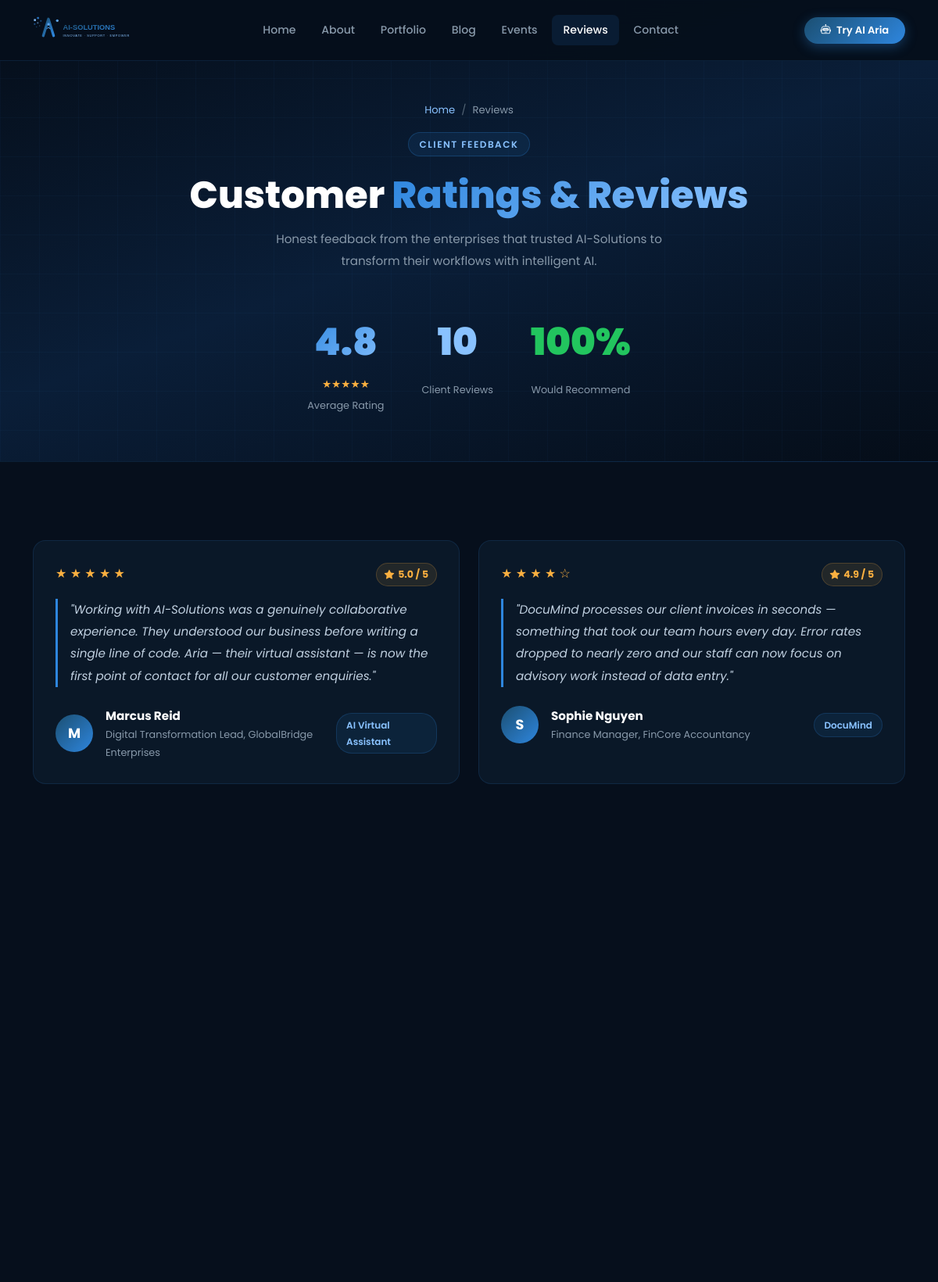
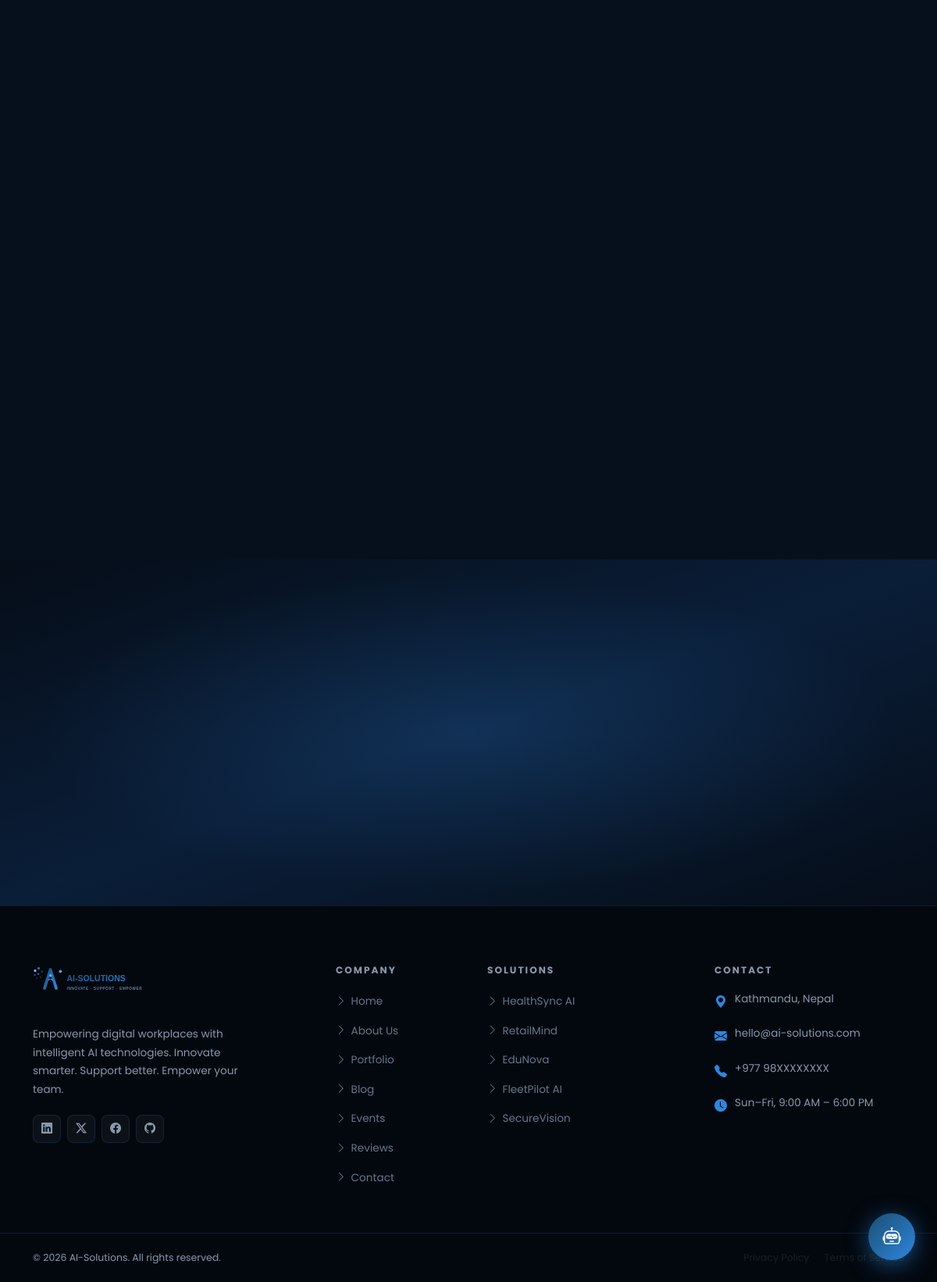
The page /feedback/ on the database its author committed (2 pictures, top to bottom).
### core/models.py (models this page shows, shortened)
class Testimonial(models.Model):
    name = models.CharField(max_length=100)
    role = models.CharField(max_length=100, blank=True)
    company = models.CharField(max_length=100)
    content = models.TextField()
    rating = models.DecimalField(max_digits=2, decimal_places=1, default=5.0)
    project_name = models.CharField(max_length=100, blank=True)
    photo = models.ImageField(upload_to='testimonials/', blank=True, null=True)
    is_active = models.BooleanField(default=True)
    created_at = models.DateTimeField(auto_now_add=True)
    class Meta:
        ordering = ['-rating', '-created_at']
        verbose_name = 'Testimonial'
        verbose_name_plural = 'Testimonials'

class SiteSettings(models.Model):
    site_name = models.CharField(max_length=100, default='AI-Solutions')
    tagline = models.CharField(max_length=200, default='Innovate | Support | Empower')
    logo = models.ImageField(upload_to='settings/', blank=True, null=True)
    email = models.EmailField(default='hello@ai-solutions.com')
    phone = models.CharField(max_length=20, blank=True, default='+977 98XXXXXXXX')
    address = models.TextField(blank=True, default='Kathmandu, Nepal')
    time_zone = models.CharField(max_length=50, default='Asia/Kathmandu')
    facebook_url = models.URLField(blank=True)
    twitter_url = models.URLField(blank=True)
    linkedin_url = models.URLField(blank=True)
    github_url = models.URLField(blank=True)
    updated_at = models.DateTimeField(auto_now=True)
    class Meta:
        verbose_name = 'Site Settings'
        verbose_name_plural = 'Site Settings'
    @classmethod
    def get_settings(cls):
        obj, _ = cls.objects.get_or_create(pk=1)
        return obj

### core/views.py (the view)
# urls.py: path('feedback/', views.feedback, name='feedback'),
def feedback(request):
    testimonials = Testimonial.objects.filter(is_active=True)
    return render(request, 'core/feedback.html', {'testimonials': testimonials})

### core/context_processors.py (called while the page is built)
def site_settings(request):
    return {'settings': SiteSettings.get_settings()}

def unread_messages(request):
    if request.user.is_authenticated and request.user.is_staff:
        count = ContactMessage.objects.filter(is_read=False).count()
        return {'unread_messages_count': count}
    return {'unread_messages_count': 0}

### templates/core/feedback.html (shortened to what this page needs)
{% extends 'base.html' %}
{% block content %}
<div class="page-hero">
  <div class="container position-relative">
    <nav aria-label="breadcrumb" class="mb-3">
      <ol class="breadcrumb justify-content-center" style="font-size:.82rem;">
        <li class="breadcrumb-item"><a href="{% url 'home' %}">Home</a></li>
        <li class="breadcrumb-item active">Reviews</li>
      </ol>
    </nav>
    <div class="section-badge">Client Feedback</div>
    <h1 class="section-title mt-2" style="font-size:clamp(2rem,4vw,3rem);">Customer <span class="gradient-text">Ratings &amp; Reviews</span></h1>
    <p class="section-subtitle mx-auto">Honest feedback from the enterprises that trusted AI-Solutions to transform their workflows with intelligent AI.</p>
    <div class="d-flex justify-content-center gap-5 flex-wrap mt-4">
      <div class="text-center">
        <div style="font-size:3rem;font-weight:900;background:var(--gradient-2);-webkit-background-clip:text;-webkit-text-fill-color:transparent;">4.8</div>
        <div class="star-rating mb-1">★★★★★</div>
        <div style="font-size:.8rem;color:var(--text-muted);">Average Rating</div>
      </div>
      <div class="text-center">
        <div style="font-size:3rem;font-weight:900;color:#89C2FF;">{{ testimonials.count }}</div>
        <div style="font-size:.8rem;color:var(--text-muted);margin-top:.5rem;">Client Reviews</div>
      </div>
      <div class="text-center">
        <div style="font-size:3rem;font-weight:900;color:#22c55e;">100%</div>
        <div style="font-size:.8rem;color:var(--text-muted);margin-top:.5rem;">Would Recommend</div>
      </div>
    </div>
  </div>
</div>
<section>
  <div class="container">
    <div class="row g-4">
      {% for t in testimonials %}
      <div class="col-lg-6 fade-up" style="transition-delay:{{ forloop.counter0 }}00ms;">
        <div class="testimonial-card h-100">
          <div class="d-flex justify-content-between align-items-start mb-3">
            <div class="star-rating" style="font-size:1rem;">
              {% for i in "12345" %}
                {% if forloop.counter <= t.rating %}★{% else %}☆{% endif %}
              {% endfor %}
            </div>
            <div class="rating-badge">
              <i class="bi bi-star-fill"></i> {{ t.rating }} / 5
            </div>
          </div>
          <blockquote style="font-size:.95rem;color:#c0d0e0;line-height:1.85;font-style:italic;margin-bottom:1.5rem;border-left:3px solid var(--primary);padding-left:1rem;">
            "{{ t.content }}"
          </blockquote>
          <div class="d-flex align-items-center justify-content-between">
            <div class="d-flex align-items-center gap-3">
              <div style="width:48px;height:48px;border-radius:50%;background:var(--gradient-1);display:flex;align-items:center;justify-content:center;color:#fff;font-weight:700;font-size:1.1rem;flex-shrink:0;">
                {{ t.name|first }}
              </div>
              <div>
                <div style="font-weight:700;color:#fff;font-size:.95rem;">{{ t.name }}</div>
                <div style="font-size:.8rem;color:var(--text-muted);">{{ t.role }}{% if t.role and t.company %}, {% endif %}{{ t.company }}</div>
              </div>
            </div>
            {% if t.project_name %}
            <span style="background:rgba(46,134,222,0.1);color:var(--secondary);padding:4px 12px;border-radius:20px;font-size:.75rem;font-weight:600;border:1px solid rgba(46,134,222,0.2);">
              {{ t.project_name }}
            </span>
            {% endif %}
          </div>
        </div>
      </div>
      {% empty %}
      <div class="col-12 text-center py-5">
        <i class="bi bi-chat-quote" style="font-size:3rem;color:var(--text-muted);display:block;margin-bottom:1rem;"></i>
        <p style="color:var(--text-muted);">Client reviews will appear here.</p>
      </div>
      {% endfor %}
    </div>
  </div>
</section>
<section class="cta-section">
</section>
{% endblock %}

### templates/partials/footer.html
{% load static %}
<footer class="main-footer">
  <div class="container">
    <div class="row g-5">
      <div class="col-lg-4 col-md-6">
        <div class="footer-brand">
          <a href="{% url 'home' %}" class="d-inline-block mb-3">
            <img src="{% static 'images/logo.svg' %}" alt="AI-Solutions" height="45">
          </a>
          <p>
            Empowering digital workplaces with intelligent AI technologies.
            Innovate smarter. Support better. Empower your team.
          </p>
          <div class="social-links">
            <a href="{{ settings.linkedin_url|default:'#' }}" class="social-link" aria-label="LinkedIn"><i class="bi bi-linkedin"></i></a>
            <a href="{{ settings.twitter_url|default:'#' }}" class="social-link" aria-label="Twitter"><i class="bi bi-twitter-x"></i></a>
            <a href="{{ settings.facebook_url|default:'#' }}" class="social-link" aria-label="Facebook"><i class="bi bi-facebook"></i></a>
            <a href="{{ settings.github_url|default:'#' }}" class="social-link" aria-label="GitHub"><i class="bi bi-github"></i></a>
          </div>
        </div>
      </div>
      <div class="col-lg-2 col-md-6 col-6">
        <h6 class="footer-heading">Company</h6>
        <ul class="footer-links">
          <li><a href="{% url 'home' %}"><i class="bi bi-chevron-right"></i>Home</a></li>
          <li><a href="{% url 'about' %}"><i class="bi bi-chevron-right"></i>About Us</a></li>
          <li><a href="{% url 'services' %}"><i class="bi bi-chevron-right"></i>Portfolio</a></li>
          <li><a href="{% url 'blog' %}"><i class="bi bi-chevron-right"></i>Blog</a></li>
          <li><a href="{% url 'events' %}"><i class="bi bi-chevron-right"></i>Events</a></li>
          <li><a href="{% url 'feedback' %}"><i class="bi bi-chevron-right"></i>Reviews</a></li>
          <li><a href="{% url 'contact' %}"><i class="bi bi-chevron-right"></i>Contact</a></li>
        </ul>
      </div>
      <div class="col-lg-3 col-md-6 col-6">
        <h6 class="footer-heading">Solutions</h6>
        <ul class="footer-links">
          <li><a href="{% url 'services' %}"><i class="bi bi-chevron-right"></i>HealthSync AI</a></li>
          <li><a href="{% url 'services' %}"><i class="bi bi-chevron-right"></i>RetailMind</a></li>
          <li><a href="{% url 'services' %}"><i class="bi bi-chevron-right"></i>EduNova</a></li>
          <li><a href="{% url 'services' %}"><i class="bi bi-chevron-right"></i>FleetPilot AI</a></li>
          <li><a href="{% url 'services' %}"><i class="bi bi-chevron-right"></i>SecureVision</a></li>
        </ul>
      </div>
      <div class="col-lg-3 col-md-6">
        <h6 class="footer-heading">Contact</h6>
        <div class="footer-contact-item">
          <i class="bi bi-geo-alt-fill"></i>
          <span>{{ settings.address|default:"Kathmandu, Nepal" }}</span>
        </div>
        <div class="footer-contact-item">
          <i class="bi bi-envelope-fill"></i>
          <span>{{ settings.email|default:"hello@ai-solutions.com" }}</span>
        </div>
        <div class="footer-contact-item">
          <i class="bi bi-telephone-fill"></i>
          <span>{{ settings.phone|default:"+977 98XXXXXXXX" }}</span>
        </div>
        <div class="footer-contact-item">
          <i class="bi bi-clock-fill"></i>
          <span>Sun–Fri, 9:00 AM – 6:00 PM</span>
        </div>
      </div>
    </div>
  </div>
  <div class="footer-bottom">
    <div class="container">
      <div class="row align-items-center">
        <div class="col-md-6">
          <p>&copy; {% now "Y" %} {{ settings.site_name|default:"AI-Solutions" }}. All rights reserved.</p>
        </div>
        <div class="col-md-6 text-md-end">
          <p>
            <a href="#" class="text-muted me-3" style="font-size:.78rem;">Privacy Policy</a>
            <a href="#" class="text-muted" style="font-size:.78rem;">Terms of Service</a>
          </p>
        </div>
      </div>
    </div>
  </div>
</footer>

### rows shown on the page
Testimonial: rating "5.0", content "Working with AI-Solutions was a genuinely collaborative experience. They understood our business before writing a single line of code. Aria — their virtual assistant — is now the first point of contact for all our customer enquiries.", name|first "M", name "Marcus Reid", role "Digital Transformation Lead", company "GlobalBridge Enterprises", project_name "AI Virtual Assistant"
Testimonial: rating "4.9", content "DocuMind processes our client invoices in seconds — something that took our team hours every day. Error rates dropped to nearly zero and our staff can now focus on advisory work instead of data entry.", name|first "S", name "Sophie Nguyen", role "Finance Manager", company "FinCore Accountancy", project_name "DocuMind"
SiteSettings: address "Kathmandu, Nepal", email "hello@ai-solutions.com", phone "+977 98XXXXXXXX", site_name "AI-Solutions"

### other values the page prints
{{ testimonials.count }} "10"
